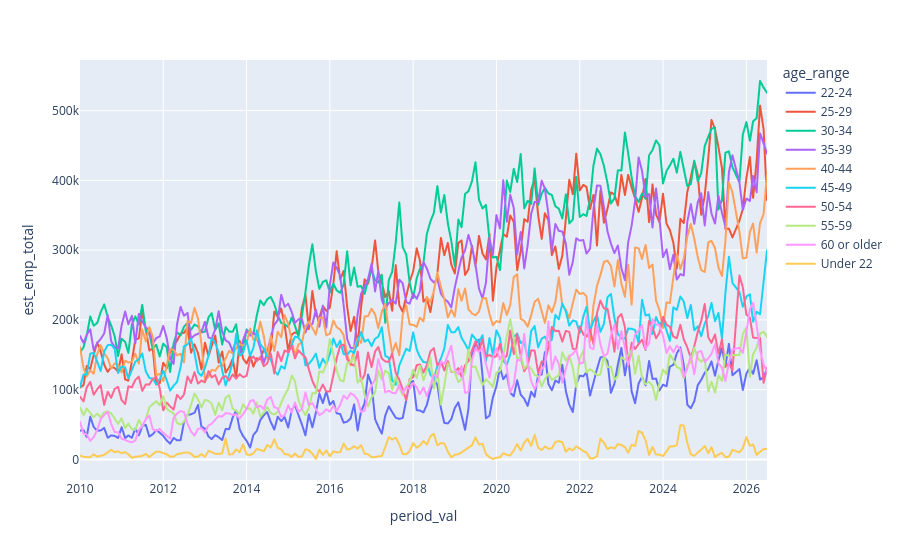

The notebook cell saved with this chart:
### Markdown cell above
The monthly data for employment totals for specific age ranges is much 'noisier':

### Code cell
fig = px.line(df_full_emp_totals.query(
"(period == 'year_and_month') & (age_range != 'All') & (occ2010 == 'Software \
developers, applications and systems software')"),
x = 'period_val', y = 'est_emp_total', 
hover_data = 'Response_Count_emp_total', 
color = 'age_range')
fig.update_xaxes(categoryorder = 'array',
categoryarray = df_full_emp_totals.query(
"period == 'year_and_month' & age_range == 'All'").sort_values(
'period_val')['period_val'].unique())

### Figure 1 — Plotly figure (JSON) as saved in the notebook; plotly's stock layout.template omitted (floating-point values rounded to 4 significant figures; data arrays with more than 128 entries replaced by an {"elided": "..."} marker saying what was removed)
{"data": [{"customdata": {"elided": "198x1 int values"}, "hovertemplate": "age_range=22-24<br>period_val=%{x}<br>est_emp_total=%{y}<br>Response_Count_emp_total=%{customdata[0]}<extra></extra>", "legendgroup": "22-24", "line": {"color": "#636efa", "dash": "solid"}, "marker": {"symbol": "circle"}, "mode": "lines", "name": "22-24", "showlegend": true, "type": "scattergl", "x": {"elided": "198 str values"}, "xaxis": "x", "y": {"elided": "198 float values"}, "yaxis": "y"}, {"customdata": {"elided": "198x1 int values"}, "hovertemplate": "age_range=25-29<br>period_val=%{x}<br>est_emp_total=%{y}<br>Response_Count_emp_total=%{customdata[0]}<extra></extra>", "legendgroup": "25-29", "line": {"color": "#EF553B", "dash": "solid"}, "marker": {"symbol": "circle"}, "mode": "lines", "name": "25-29", "showlegend": true, "type": "scattergl", "x": {"elided": "198 str values"}, "xaxis": "x", "y": {"elided": "198 float values"}, "yaxis": "y"}, {"customdata": {"elided": "198x1 int values"}, "hovertemplate": "age_range=30-34<br>period_val=%{x}<br>est_emp_total=%{y}<br>Response_Count_emp_total=%{customdata[0]}<extra></extra>", "legendgroup": "30-34", "line": {"color": "#00cc96", "dash": "solid"}, "marker": {"symbol": "circle"}, "mode": "lines", "name": "30-34", "showlegend": true, "type": "scattergl", "x": {"elided": "198 str values"}, "xaxis": "x", "y": {"elided": "198 float values"}, "yaxis": "y"}, {"customdata": {"elided": "198x1 int values"}, "hovertemplate": "age_range=35-39<br>period_val=%{x}<br>est_emp_total=%{y}<br>Response_Count_emp_total=%{customdata[0]}<extra></extra>", "legendgroup": "35-39", "line": {"color": "#ab63fa", "dash": "solid"}, "marker": {"symbol": "circle"}, "mode": "lines", "name": "35-39", "showlegend": true, "type": "scattergl", "x": {"elided": "198 str values"}, "xaxis": "x", "y": {"elided": "198 float values"}, "yaxis": "y"}, {"customdata": {"elided": "198x1 int values"}, "hovertemplate": "age_range=40-44<br>period_val=%{x}<br>est_emp_total=%{y}<br>Response_Count_emp_total=%{customdata[0]}<extra></extra>", "legendgroup": "40-44", "line": {"color": "#FFA15A", "dash": "solid"}, "marker": {"symbol": "circle"}, "mode": "lines", "name": "40-44", "showlegend": true, "type": "scattergl", "x": {"elided": "198 str values"}, "xaxis": "x", "y": {"elided": "198 float values"}, "yaxis": "y"}, {"customdata": {"elided": "198x1 int values"}, "hovertemplate": "age_range=45-49<br>period_val=%{x}<br>est_emp_total=%{y}<br>Response_Count_emp_total=%{customdata[0]}<extra></extra>", "legendgroup": "45-49", "line": {"color": "#19d3f3", "dash": "solid"}, "marker": {"symbol": "circle"}, "mode": "lines", "name": "45-49", "showlegend": true, "type": "scattergl", "x": {"elided": "198 str values"}, "xaxis": "x", "y": {"elided": "198 float values"}, "yaxis": "y"}, {"customdata": {"elided": "198x1 int values"}, "hovertemplate": "age_range=50-54<br>period_val=%{x}<br>est_emp_total=%{y}<br>Response_Count_emp_total=%{customdata[0]}<extra></extra>", "legendgroup": "50-54", "line": {"color": "#FF6692", "dash": "solid"}, "marker": {"symbol": "circle"}, "mode": "lines", "name": "50-54", "showlegend": true, "type": "scattergl", "x": {"elided": "198 str values"}, "xaxis": "x", "y": {"elided": "198 float values"}, "yaxis": "y"}, {"customdata": {"elided": "198x1 int values"}, "hovertemplate": "age_range=55-59<br>period_val=%{x}<br>est_emp_total=%{y}<br>Response_Count_emp_total=%{customdata[0]}<extra></extra>", "legendgroup": "55-59", "line": {"color": "#B6E880", "dash": "solid"}, "marker": {"symbol": "circle"}, "mode": "lines", "name": "55-59", "showlegend": true, "type": "scattergl", "x": {"elided": "198 str values"}, "xaxis": "x", "y": {"elided": "198 float values"}, "yaxis": "y"}, {"customdata": {"elided": "198x1 int values"}, "hovertemplate": "age_range=60 or older<br>period_val=%{x}<br>est_emp_total=%{y}<br>Response_Count_emp_total=%{customdata[0]}<extra></extra>", "legendgroup": "60 or older", "line": {"color": "#FF97FF", "dash": "solid"}, "marker": {"symbol": "circle"}, "mode": "lines", "name": "60 or older", "showlegend": true, "type": "scattergl", "x": {"elided": "198 str values"}, "xaxis": "x", "y": {"elided": "198 float values"}, "yaxis": "y"}, {"customdata": {"elided": "197x1 int values"}, "hovertemplate": "age_range=Under 22<br>period_val=%{x}<br>est_emp_total=%{y}<br>Response_Count_emp_total=%{customdata[0]}<extra></extra>", "legendgroup": "Under 22", "line": {"color": "#FECB52", "dash": "solid"}, "marker": {"symbol": "circle"}, "mode": "lines", "name": "Under 22", "showlegend": true, "type": "scattergl", "x": {"elided": "197 str values"}, "xaxis": "x", "y": {"elided": "197 float values"}, "yaxis": "y"}], "layout": {"legend": {"title": {"text": "age_range"}, "tracegroupgap": 0}, "margin": {"t": 60}, "xaxis": {"anchor": "y", "categoryarray": {"elided": "198 str values"}, "categoryorder": "array", "domain": [0, 1], "title": {"text": "period_val"}}, "yaxis": {"anchor": "x", "domain": [0, 1], "title": {"text": "est_emp_total"}}}}
